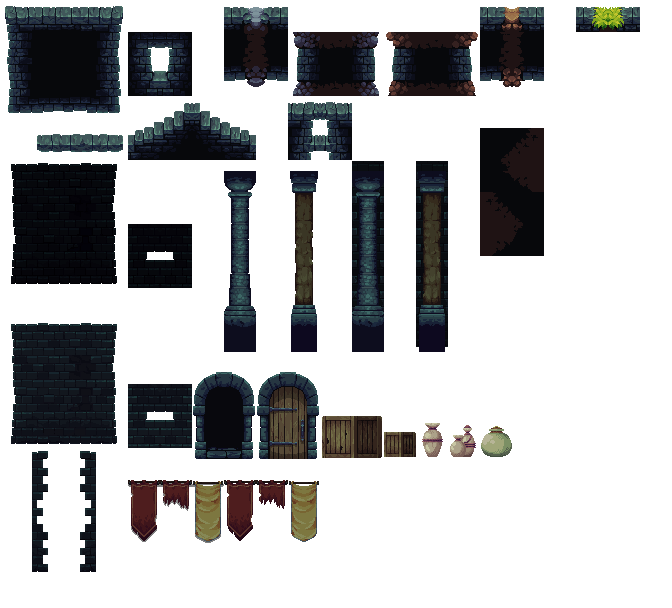
#> input picture assets-src/room/Room.png, 672 x 608 px
$ python gen_ui.py
#> lines starting #> are read from the running program, lines starting #| are printed output that depends on the picture
### scripts/art/tiles.py
import os
from PIL import Image

ROOT = os.path.abspath(os.path.join(os.path.dirname(__file__), '..', '..'))
SRC = os.path.join(ROOT, 'assets-src', 'room')
OUT = os.path.join(ROOT, 'public', 'art')

SHEET = Image.open(os.path.join(SRC, 'Room.png')).convert('RGBA')
#> SHEET is the input picture: PIL image 672x608 RGBA; mean R, G, B, A 182.2, 182.8, 183.9, 82.3
TORCH = Image.open(os.path.join(SRC, 'TorchAnimation.png')).convert('RGBA')
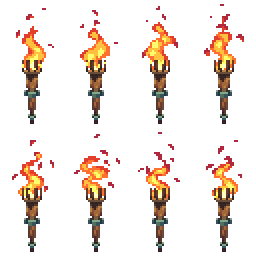
#> input picture assets-src/room/TorchAnimation.png, 128 x 128 px (shown 2 times larger)
#> TORCH is the input picture: PIL image 128x128 RGBA; mean R, G, B, A 26.9, 16.5, 9.8, 40.7
#> in bevel, `img = Image.new('RGBA', size, (0, 0, 0, 0))`: img: PIL image 24x24 RGBA; every value is 0

BOXES = {
    'brick_dark': (8, 168, 120, 312),
    'brick_moss': (0, 320, 128, 384),
    'brick_moss_dim': (0, 384, 128, 448),
    'cornice': (0, 96, 107, 122),
    'crenel': (0, 0, 107, 30),
    'vault': (128, 100, 256, 160),
    'pillar_stone_a': (224, 162, 256, 320),
    'pillar_stone_b': (352, 158, 384, 320),
    'pillar_wood_a': (288, 162, 320, 320),
    'pillar_wood_b': (416, 158, 448, 320),
    'arch_open': (193, 371, 255, 459),
    'door_wood': (257, 371, 319, 459),
    'crate_big': (321, 414, 383, 458),
    'crate_small': (385, 429, 415, 458),
    'urn_tall': (420, 420, 446, 458),
    'urn_lid': (450, 423, 478, 458),
    'pot': (482, 425, 511, 458),
    'banner_red': (129, 478, 158, 543),
    'banner_tattered': (161, 478, 190, 522),
    'banner_gold': (193, 478, 222, 543),
    'bush': (578, 4, 640, 31),
    'rubble_grey': (290, 34, 350, 95),
    'rubble_brown': (418, 34, 478, 95),
    'niche': (258, 30, 318, 95)
}

_cache = {}


def tile(name):
#> called with name = 'brick_moss'
    if name not in _cache:
        _cache[name] = SHEET.crop(BOXES[name])
    return _cache[name]


def scale2(img):
    return img.resize((img.width * 2, img.height * 2), Image.NEAREST)


def save(img, name, double=True):
    os.makedirs(OUT, exist_ok=True)
    out = scale2(img) if double else img
    out.save(os.path.join(OUT, name))
    return out


# [8 lines left out: function tile_area, not called in this run]


def paste(canvas, src, x, y):
    canvas.alpha_composite(src, (int(x), int(y)))


def paste_floor(canvas, src, x, floor_y, sink=0):
    canvas.alpha_composite(src, (int(x), int(floor_y - src.height + sink)))


# [27 lines left out: functions tint, brighten, not called in this run]


PALETTE = {
    'void': (7, 10, 15),
    'stone': (58, 82, 90),
    'stone_lit': (108, 138, 146),
    'stone_dark': (30, 44, 51),
    'mortar': (22, 32, 38),
    'wood': (124, 92, 48),
    'wood_lit': (168, 130, 72),
    'bone': (222, 214, 190),
    'gold': (214, 172, 74),
    'gold_lit': (246, 214, 122),
    'ember': (226, 96, 52),
    'ember_lit': (252, 166, 84),
    'moss': (86, 168, 118),
    'moss_lit': (140, 214, 158),
    'frost': (128, 200, 226),
    'violet': (146, 106, 190),
    'blood': (154, 52, 52),
    'ink': (12, 14, 20)
}

### scripts/art/gen_ui.py
from PIL import Image, ImageDraw
from tiles import OUT, PALETTE, save, tile


def stone_wash(size):
    src = tile('brick_moss')
    canvas = Image.new('RGBA', size, (0, 0, 0, 0))
    y = 0
    while y < size[1]:
        x = 0
        while x < size[0]:
            canvas.alpha_composite(src, (x, y))
            x += src.width
        y += src.height
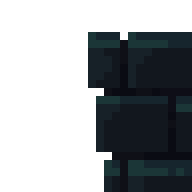
#> canvas: PIL image 24x24 RGBA (shown 8 times larger); mean R, G, B, A 8, 11.7, 14.4, 105.8; transparent parts drawn white
#> after the loop, y = 64
    faded = canvas.copy()
    px = faded.load()
    for yy in range(size[1]):
        for xx in range(size[0]):
            r, g, b, a = px[xx, yy]
            px[xx, yy] = (r, g, b, int(a * 0.3))
    return faded


def bevel(size, fill, light, dark, edge, inset=False, trim=None):
    w, h = size
    img = Image.new('RGBA', size, (0, 0, 0, 0))
    d = ImageDraw.Draw(img)
    d.rectangle([0, 0, w - 1, h - 1], fill=fill + (255,))
    img.alpha_composite(stone_wash(size))
    d = ImageDraw.Draw(img)
    hi, lo = (dark, light) if inset else (light, dark)
    d.rectangle([1, 1, w - 2, 2], fill=hi + (255,))
    d.rectangle([1, 1, 2, h - 2], fill=hi + (255,))
    d.rectangle([1, h - 3, w - 2, h - 2], fill=lo + (255,))
    d.rectangle([w - 3, 1, w - 2, h - 2], fill=lo + (255,))
    d.rectangle([0, 0, w - 1, h - 1], outline=edge + (255,))
    if trim:
        d.rectangle([3, 3, w - 4, h - 4], outline=trim + (255,))
    return img


def main():
    P = PALETTE
    save(bevel((24, 24), P['stone_dark'], P['stone'], P['mortar'], P['ink']), 'frame-panel.png')
    save(bevel((24, 24), (16, 22, 28), P['stone'], P['mortar'], P['ink'], inset=True), 'frame-inset.png')
#> call 2 of bevel, with size = (24, 24), fill = (16, 22, 28), light = (58, 82, 90), dark = (22, 32, 38), edge = (12, 14, 20), inset = True
#> in bevel (call 2), `w, h = size`: w = 24
#> the loop in stone_wash (call 2), `while y < size[1]:` made 1 pass
#> y on pass 1: 64
#> in bevel (call 2), `img.alpha_composite(stone_wash(size))`:
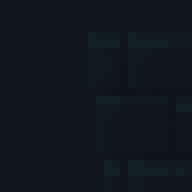
#> img: PIL image 24x24 RGBA (shown 8 times larger); mean R, G, B, A 16.5, 22.7, 28.9, 255
#> in bevel (call 2), `hi, lo = (dark, light) if inset else (light, dark)`: hi = (22, 32, 38); lo = (58, 82, 90)
    save(bevel((24, 24), P['stone'], P['stone_lit'], P['stone_dark'], P['ink']), 'frame-button.png')
#> call 3 of bevel, with size = (24, 24), fill = (58, 82, 90), light = (108, 138, 146), dark = (30, 44, 51), edge = (12, 14, 20), inset = False
#> in bevel (call 3), `img.alpha_composite(stone_wash(size))`:
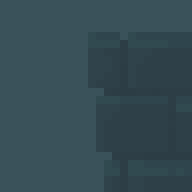
#> img: PIL image 24x24 RGBA (shown 8 times larger); mean R, G, B, A 53.2, 75.3, 83.2, 255
#> in bevel (call 3), `hi, lo = (dark, light) if inset else (light, dark)`: hi = (108, 138, 146); lo = (30, 44, 51)
    save(bevel((24, 24), P['stone_dark'], P['stone_lit'], P['stone_dark'], P['ink'], inset=True), 'frame-button-down.png')
#> in scale2 (call 4), `return img.resize((img.width * 2, img.height * 2), Image.NEAREST)`:
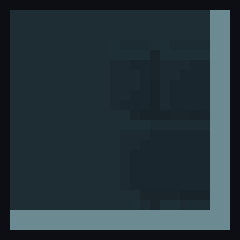
#> returned value: PIL image 48x48 RGBA (shown 5 times larger); mean R, G, B, A 37.6, 51.7, 58.6, 255
    save(bevel((24, 24), (18, 16, 12), P['gold'], (72, 54, 20), P['ink'], trim=(96, 74, 28)), 'frame-plate.png')
#> in scale2 (call 5), `return img.resize((img.width * 2, img.height * 2), Image.NEAREST)`:
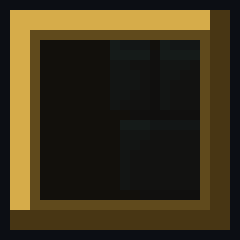
#> returned value: PIL image 48x48 RGBA (shown 5 times larger); mean R, G, B, A 60.1, 49.5, 26, 255
    save(bevel((24, 24), (26, 14, 12), P['ember'], (84, 32, 20), P['ink'], trim=(120, 48, 30)), 'frame-danger.png')
#> in scale2 (call 6), `return img.resize((img.width * 2, img.height * 2), Image.NEAREST)`:
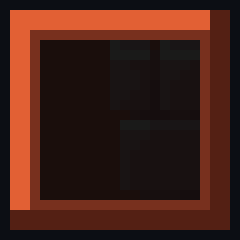
#> returned value: PIL image 48x48 RGBA (shown 5 times larger); mean R, G, B, A 69.3, 32.5, 23.3, 255
    print('->', OUT)


if __name__ == '__main__':
    main()
